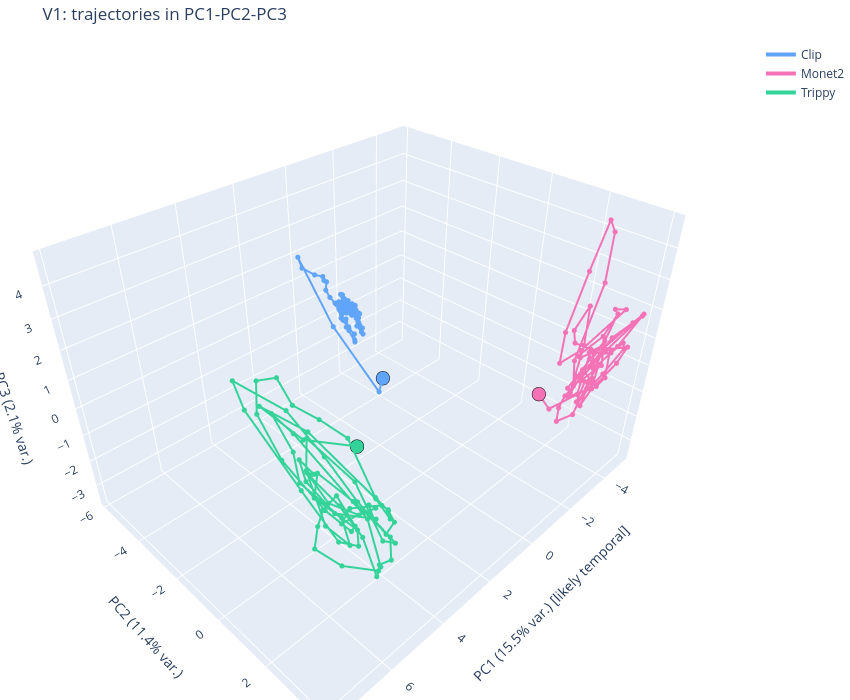

Notebook code for this chart:
### Markdown cell above
## Part 3: Visualise V1 trajectories

V1 is our reference area. We plot the three stimulus trajectories in the top-3 PC space. Filled circle marks frame 0, open circle marks the last frame.

**What we're looking for:** do the trajectories peel apart at any point in the trial, or do they trace overlapping paths? PC1 likely captures stimulus-common temporal dynamics (the joint rise/settle); stimulus-specific differences should appear as separation along PC2-3.

**Qualitative shape question:** even when trajectories peel apart, *how* do they peel apart? Parallel curves at different points = stable per-stim representation. Intersecting / diverging curves = dynamic re-coding.

### Code cell
# 2-D trajectory (matplotlib).
fig, ax = plt.subplots(figsize=(8, 6))
traj_utils.plot_trajectory_2d(
    pca_per_area["V1"]["stim_pcs"], "V1", pca_per_area["V1"]["pca"], ax=ax,
)
fig.tight_layout()
fig.savefig(FIGURES_DIR / "3_v1_trajectory_2d.png", dpi=150)
plt.show()

# 3-D trajectory (Plotly).
fig3d = traj_utils.plot_trajectory_3d_plotly(
    pca_per_area["V1"]["stim_pcs"], "V1", pca_per_area["V1"]["pca"],
)
out_html = FIGURES_DIR / "3_v1_trajectory_3d.html"
fig3d.write_html(str(out_html))
print(f"saved {out_html}")
fig3d.show()

### Figure 1 — Plotly figure (JSON) as saved in the notebook; plotly's stock layout.template omitted (floating-point values rounded to 4 significant figures)
{"data": [{"line": {"color": "#60A5FA", "width": 4}, "marker": {"color": "#60A5FA", "size": 3}, "mode": "lines+markers", "name": "Clip", "text": ["frame 0 (0 ms)", "frame 1 (133 ms)", "frame 2 (266 ms)", "frame 3 (400 ms)", "frame 4 (533 ms)", "frame 5 (666 ms)", "frame 6 (800 ms)", "frame 7 (933 ms)", "frame 8 (1066 ms)", "frame 9 (1200 ms)", "frame 10 (1333 ms)", "frame 11 (1466 ms)", "frame 12 (1600 ms)", "frame 13 (1733 ms)", "frame 14 (1866 ms)", "frame 15 (2000 ms)", "frame 16 (2133 ms)", "frame 17 (2266 ms)", "frame 18 (2400 ms)", "frame 19 (2533 ms)", "frame 20 (2666 ms)", "frame 21 (2800 ms)", "frame 22 (2933 ms)", "frame 23 (3066 ms)", "frame 24 (3200 ms)", "frame 25 (3333 ms)", "frame 26 (3466 ms)", "frame 27 (3600 ms)", "frame 28 (3733 ms)", "frame 29 (3866 ms)", "frame 30 (4000 ms)", "frame 31 (4133 ms)", "frame 32 (4266 ms)", "frame 33 (4400 ms)", "frame 34 (4533 ms)", "frame 35 (4666 ms)", "frame 36 (4800 ms)", "frame 37 (4933 ms)", "frame 38 (5066 ms)", "frame 39 (5200 ms)", "frame 40 (5333 ms)", "frame 41 (5466 ms)", "frame 42 (5600 ms)", "frame 43 (5733 ms)", "frame 44 (5866 ms)", "frame 45 (6000 ms)", "frame 46 (6133 ms)", "frame 47 (6266 ms)", "frame 48 (6400 ms)", "frame 49 (6533 ms)", "frame 50 (6666 ms)", "frame 51 (6800 ms)", "frame 52 (6933 ms)", "frame 53 (7066 ms)", "frame 54 (7200 ms)", "frame 55 (7333 ms)", "frame 56 (7466 ms)", "frame 57 (7600 ms)", "frame 58 (7733 ms)", "frame 59 (7866 ms)", "frame 60 (8000 ms)", "frame 61 (8133 ms)", "frame 62 (8266 ms)", "frame 63 (8400 ms)", "frame 64 (8533 ms)", "frame 65 (8666 ms)", "frame 66 (8800 ms)", "frame 67 (8933 ms)", "frame 68 (9066 ms)", "frame 69 (9200 ms)", "frame 70 (9333 ms)", "frame 71 (9466 ms)", "frame 72 (9600 ms)", "frame 73 (9733 ms)", "frame 74 (9866 ms)"], "type": "scatter3d", "x": [-1.269, -0.9644, -0.239, -0.03355, -0.1468, -0.443, -0.5582, -0.5494, -0.6614, -0.5744, -0.5636, -0.657, -0.7464, -0.8377, -0.8335, -0.7712, -0.7511, -0.8508, -0.7733, -0.7949, -0.7674, -0.7097, -0.8784, -0.8922, -1.014, -0.9814, -0.9327, -0.9235, -0.9908, -1.135, -1.293, -1.313, -1.14, -1.032, -0.7963, -0.761, -0.8458, -0.8742, -1.057, -1.114, -1.04, -0.9185, -0.9932, -1.136, -1.091, -1.021, -1.237, -1.333, -1.475, -1.39, -1.32, -1.331, -1.276, -1.275, -1.392, -1.445, -1.322, -1.195, -1.221, -1.165, -1.109, -1.053, -1.039, -1.045, -1.174, -1.302, -1.262, -1.209, -1.329, -1.466, -1.521, -1.407, -1.309, -1.284, -1.257], "y": [-3.119, -2.998, -4.461, -5.862, -5.822, -5.538, -5.261, -5.199, -5.196, -5.154, -4.944, -4.803, -4.672, -4.612, -4.63, -4.748, -4.624, -4.361, -4.397, -4.445, -4.396, -4.194, -4.085, -4.112, -4.256, -4.485, -4.72, -4.733, -4.916, -4.856, -4.853, -4.635, -4.518, -4.581, -4.751, -4.839, -4.823, -4.794, -4.684, -4.46, -4.516, -4.719, -4.605, -4.602, -4.583, -4.67, -4.571, -4.53, -4.46, -4.438, -4.359, -4.181, -4.171, -4.396, -4.548, -4.509, -4.702, -4.815, -4.883, -5.065, -4.912, -4.718, -4.664, -4.661, -4.747, -4.685, -4.774, -5.021, -4.871, -4.772, -4.576, -4.507, -4.532, -4.495, -4.078], "z": [-2.184, -2.558, -0.2118, 1.949, 1.523, 1.262, 1.262, 1.143, 1.047, 0.7798, 0.5892, 0.3874, 0.1116, 0.05302, 0.1893, 0.1435, -0.1688, -0.4441, -0.4418, -0.24, -0.1119, -0.4582, -0.9482, -0.8874, -0.7622, -0.6365, -0.3753, -0.1003, 0.0721, 0.07091, 0.01289, -0.1349, -0.1595, 0.03442, 0.2223, 0.2688, 0.3552, 0.3009, 0.07096, -0.1388, -0.02129, 0.1979, 0.1016, 0.0803, 0.1689, 0.2378, 0.2171, 0.1275, -0.2375, -0.2734, -0.2949, -0.6265, -0.7609, -0.6146, -0.4194, -0.4462, -0.207, -0.1192, 0.1319, 0.4096, 0.2098, -0.0468, -0.01343, -0.1054, -0.1827, -0.1891, 0.07149, 0.3945, 0.1777, -0.1229, -0.2703, -0.277, -0.07704, -0.2154, -0.7928]}, {"marker": {"color": "#60A5FA", "line": {"color": "black", "width": 1}, "size": 8}, "mode": "markers", "name": "Clip t=0", "showlegend": false, "type": "scatter3d", "x": [-1.269], "y": [-3.119], "z": [-2.184]}, {"line": {"color": "#F472B6", "width": 4}, "marker": {"color": "#F472B6", "size": 3}, "mode": "lines+markers", "name": "Monet2", "text": ["frame 0 (0 ms)", "frame 1 (133 ms)", "frame 2 (266 ms)", "frame 3 (400 ms)", "frame 4 (533 ms)", "frame 5 (666 ms)", "frame 6 (800 ms)", "frame 7 (933 ms)", "frame 8 (1066 ms)", "frame 9 (1200 ms)", "frame 10 (1333 ms)", "frame 11 (1466 ms)", "frame 12 (1600 ms)", "frame 13 (1733 ms)", "frame 14 (1866 ms)", "frame 15 (2000 ms)", "frame 16 (2133 ms)", "frame 17 (2266 ms)", "frame 18 (2400 ms)", "frame 19 (2533 ms)", "frame 20 (2666 ms)", "frame 21 (2800 ms)", "frame 22 (2933 ms)", "frame 23 (3066 ms)", "frame 24 (3200 ms)", "frame 25 (3333 ms)", "frame 26 (3466 ms)", "frame 27 (3600 ms)", "frame 28 (3733 ms)", "frame 29 (3866 ms)", "frame 30 (4000 ms)", "frame 31 (4133 ms)", "frame 32 (4266 ms)", "frame 33 (4400 ms)", "frame 34 (4533 ms)", "frame 35 (4666 ms)", "frame 36 (4800 ms)", "frame 37 (4933 ms)", "frame 38 (5066 ms)", "frame 39 (5200 ms)", "frame 40 (5333 ms)", "frame 41 (5466 ms)", "frame 42 (5600 ms)", "frame 43 (5733 ms)", "frame 44 (5866 ms)", "frame 45 (6000 ms)", "frame 46 (6133 ms)", "frame 47 (6266 ms)", "frame 48 (6400 ms)", "frame 49 (6533 ms)", "frame 50 (6666 ms)", "frame 51 (6800 ms)", "frame 52 (6933 ms)", "frame 53 (7066 ms)", "frame 54 (7200 ms)", "frame 55 (7333 ms)", "frame 56 (7466 ms)", "frame 57 (7600 ms)", "frame 58 (7733 ms)", "frame 59 (7866 ms)", "frame 60 (8000 ms)", "frame 61 (8133 ms)", "frame 62 (8266 ms)", "frame 63 (8400 ms)", "frame 64 (8533 ms)", "frame 65 (8666 ms)", "frame 66 (8800 ms)", "frame 67 (8933 ms)", "frame 68 (9066 ms)", "frame 69 (9200 ms)", "frame 70 (9333 ms)", "frame 71 (9466 ms)", "frame 72 (9600 ms)", "frame 73 (9733 ms)", "frame 74 (9866 ms)"], "type": "scatter3d", "x": [-3.444, -3.777, -4.18, -4.546, -4.169, -3.891, -3.872, -3.793, -3.439, -3.167, -3.788, -4.114, -4.215, -4.027, -3.86, -3.984, -4.472, -4.866, -4.887, -4.623, -4.326, -4.5, -4.111, -3.992, -4.334, -4.028, -4.031, -4.41, -4.16, -4.233, -4.625, -4.857, -4.644, -4.22, -4.262, -4.191, -4.21, -4.622, -4.552, -4.68, -4.352, -4.182, -3.898, -3.904, -4.339, -4.526, -4.3, -3.871, -3.22, -3.361, -3.454, -4.12, -4.969, -4.465, -3.965, -3.817, -4.33, -4.465, -4.219, -4.03, -4.069, -4.466, -4.542, -4.074, -3.9, -3.968, -4.374, -4.308, -4.335, -4.429, -4.072, -3.7, -3.472, -4.076, -3.996], "y": [1.793, 2.051, 2.739, 2.747, 2.364, 2.413, 2.8, 2.874, 2.879, 2.913, 3.503, 3.579, 3.217, 2.606, 2.789, 3.408, 3.921, 4.017, 3.418, 3.014, 2.912, 2.653, 2.486, 3.233, 3.022, 2.96, 3.386, 3.248, 2.771, 2.641, 3.193, 3.749, 3.61, 3.29, 3.143, 2.917, 2.748, 3.253, 3.787, 3.667, 3.5, 3.278, 3.228, 3.048, 3.116, 3.097, 2.996, 2.872, 2.7, 2.619, 2.717, 3.42, 3.939, 3.388, 3.164, 3.23, 3.466, 3.422, 3.312, 3.229, 3.214, 2.98, 2.585, 2.683, 2.707, 2.555, 2.87, 2.912, 2.71, 2.285, 2.033, 2.211, 2.963, 3.819, 3.53], "z": [-1.422, -2.077, -1.327, 0.234, 0.4722, 1.083, 2.114, 0.8046, -0.7776, -0.4568, 1.262, 2.075, 1.088, 0.1669, 0.2828, 0.8508, 1.765, 1.935, 0.505, -0.2807, -0.2029, -0.6262, -1.523, -0.7347, -0.2146, 0.47, 0.9424, -0.05599, -0.774, -0.7063, 0.4141, 0.6516, 0.08984, -0.6734, -0.64, -0.7334, -1.644, -0.4799, 0.7636, 0.8452, 0.5624, 0.4883, -0.3632, -1.463, -0.9847, -0.1553, -0.7142, -1.901, -1.906, -1.485, -1.013, 0.6891, 1.787, 1.001, 0.2196, 0.6525, 0.674, -0.4647, -0.7292, -0.3676, -0.5151, -0.7834, -0.6171, -0.5876, -0.8718, -0.005901, 2.716, 4.374, 4.661, 2.852, 0.7581, -0.1324, 0.81, 2.339, 2.258]}, {"marker": {"color": "#F472B6", "line": {"color": "black", "width": 1}, "size": 8}, "mode": "markers", "name": "Monet2 t=0", "showlegend": false, "type": "scatter3d", "x": [-3.444], "y": [1.793], "z": [-1.422]}, {"line": {"color": "#34D399", "width": 4}, "marker": {"color": "#34D399", "size": 3}, "mode": "lines+markers", "name": "Trippy", "text": ["frame 0 (0 ms)", "frame 1 (133 ms)", "frame 2 (266 ms)", "frame 3 (400 ms)", "frame 4 (533 ms)", "frame 5 (666 ms)", "frame 6 (800 ms)", "frame 7 (933 ms)", "frame 8 (1066 ms)", "frame 9 (1200 ms)", "frame 10 (1333 ms)", "frame 11 (1466 ms)", "frame 12 (1600 ms)", "frame 13 (1733 ms)", "frame 14 (1866 ms)", "frame 15 (2000 ms)", "frame 16 (2133 ms)", "frame 17 (2266 ms)", "frame 18 (2400 ms)", "frame 19 (2533 ms)", "frame 20 (2666 ms)", "frame 21 (2800 ms)", "frame 22 (2933 ms)", "frame 23 (3066 ms)", "frame 24 (3200 ms)", "frame 25 (3333 ms)", "frame 26 (3466 ms)", "frame 27 (3600 ms)", "frame 28 (3733 ms)", "frame 29 (3866 ms)", "frame 30 (4000 ms)", "frame 31 (4133 ms)", "frame 32 (4266 ms)", "frame 33 (4400 ms)", "frame 34 (4533 ms)", "frame 35 (4666 ms)", "frame 36 (4800 ms)", "frame 37 (4933 ms)", "frame 38 (5066 ms)", "frame 39 (5200 ms)", "frame 40 (5333 ms)", "frame 41 (5466 ms)", "frame 42 (5600 ms)", "frame 43 (5733 ms)", "frame 44 (5866 ms)", "frame 45 (6000 ms)", "frame 46 (6133 ms)", "frame 47 (6266 ms)", "frame 48 (6400 ms)", "frame 49 (6533 ms)", "frame 50 (6666 ms)", "frame 51 (6800 ms)", "frame 52 (6933 ms)", "frame 53 (7066 ms)", "frame 54 (7200 ms)", "frame 55 (7333 ms)", "frame 56 (7466 ms)", "frame 57 (7600 ms)", "frame 58 (7733 ms)", "frame 59 (7866 ms)", "frame 60 (8000 ms)", "frame 61 (8133 ms)", "frame 62 (8266 ms)", "frame 63 (8400 ms)", "frame 64 (8533 ms)", "frame 65 (8666 ms)", "frame 66 (8800 ms)", "frame 67 (8933 ms)", "frame 68 (9066 ms)", "frame 69 (9200 ms)", "frame 70 (9333 ms)", "frame 71 (9466 ms)", "frame 72 (9600 ms)", "frame 73 (9733 ms)", "frame 74 (9866 ms)"], "type": "scatter3d", "x": [3.891, 5.329, 6.788, 6.116, 4.442, 3.962, 3.744, 3.777, 4.882, 5.362, 4.527, 4.277, 5.745, 6.328, 6.344, 6.101, 6.311, 5.541, 4.647, 4.224, 4.529, 4.417, 3.994, 3.688, 3.528, 4.087, 4.91, 5.659, 6.199, 6.496, 6.864, 6.867, 6.345, 5.254, 4.457, 4.241, 4.743, 5.32, 5.494, 5.899, 5.49, 4.448, 4.262, 3.69, 3.59, 4.456, 5.581, 5.713, 4.593, 4.895, 5.543, 6.12, 7.185, 7.784, 6.577, 5.456, 4.542, 3.532, 4.025, 4.643, 5.912, 6.143, 5.77, 4.999, 4.802, 5.773, 6.018, 6.652, 6.321, 4.445, 4.004, 4.281, 4.35, 4.919, 5.64], "y": [0.963, 0.5343, 0.8942, 1.71, 2.221, 2.275, 1.992, 1.78, 1.705, 1.904, 1.84, 2.061, 2.096, 1.792, 1.612, 1.824, 1.83, 1.639, 1.8, 1.992, 2.045, 2.121, 2.162, 2.177, 1.799, 1.839, 1.718, 1.582, 1.321, 1.22, 0.9786, 0.8792, 0.9455, 1.156, 1.286, 1.208, 1.048, 1.158, 1.108, 1.426, 2.004, 2.33, 2.177, 2.089, 1.94, 1.385, 1.324, 1.304, 1.674, 2.026, 1.972, 1.32, 0.8868, 1.491, 1.574, 1.465, 1.642, 2.085, 2.074, 1.662, 1.398, 1.595, 1.755, 1.806, 1.29, 0.8354, 0.9859, 1.132, 1.437, 1.911, 1.983, 2.098, 1.62, 1.348, 1.1], "z": [0.3186, 1.147, 3.208, 2.558, -0.3381, -1.369, -1.383, -1.347, -0.7312, -0.7963, -1.013, -1.299, -0.01143, 1.231, 1.805, 1.334, 1.519, -0.1303, -1.073, -0.9829, -0.6145, -1.175, -2.013, -1.762, -1.722, -0.7937, 1.656, 2.58, 3.148, 4.007, 3.986, 3.023, 1.371, -0.9309, -2.214, -2.225, -0.8262, -0.8613, -1.38, -1.676, -2.19, -2.974, -3.0, -3.34, -2.594, -1.002, 0.7033, -0.06084, -1.763, -1.884, -1.268, 0.4835, 3.316, 4.728, 3.348, 1.248, -0.7795, -2.776, -2.319, 0.01605, 2.057, 1.33, -0.6801, -1.941, -1.437, 0.1761, 1.449, 3.061, 2.468, -1.285, -3.458, -3.54, -2.274, -0.8684, 0.4807]}, {"marker": {"color": "#34D399", "line": {"color": "black", "width": 1}, "size": 8}, "mode": "markers", "name": "Trippy t=0", "showlegend": false, "type": "scatter3d", "x": [3.891], "y": [0.963], "z": [0.3186]}], "layout": {"height": 700, "margin": {"b": 0, "l": 0, "r": 0, "t": 40}, "scene": {"xaxis": {"title": {"text": "PC1 (15.5% var.) [likely temporal]"}}, "yaxis": {"title": {"text": "PC2 (11.4% var.)"}}, "zaxis": {"title": {"text": "PC3 (2.1% var.)"}}}, "title": {"text": "V1: trajectories in PC1-PC2-PC3"}, "width": 850}}
